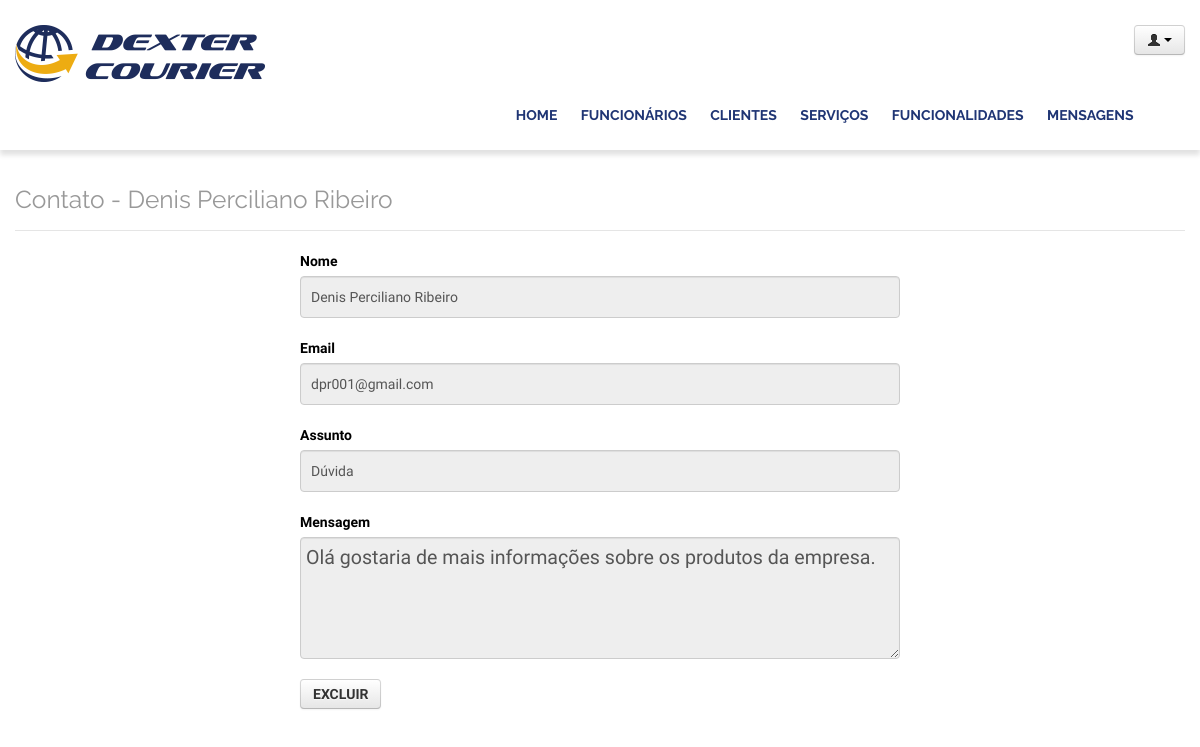
The app's page /752/files/web02/dexter/admin/verMensagem.php?id=73 (signed in) with its own data.
### tables this page shows
CREATE TABLE `fale_conosco` (
  `id` int(11) NOT NULL AUTO_INCREMENT,
  `nome` varchar(200) DEFAULT NULL,
  `assunto` varchar(200) DEFAULT NULL,
  `mensagem` text,
  `email` varchar(200) DEFAULT NULL,
  `ip` varchar(2) DEFAULT NULL,
  PRIMARY KEY (`id`)
);

### 752/files/web02/dexter/include/banco.php (called while the page is built, shortened)
<?php
	function ver($tabela, $onde, $campos = "*"){
			$sql = "select $campos from $tabela where $onde";
			$query = mysql_query($sql) or die("MySQL error:".mysql_error());
			return mysql_fetch_array($query);
	}

### 752/files/web02/dexter/admin/verMensagem.php (the view, shortened to what this page needs)
    <header class="header">
            <?php
            	include('topo.php');
            	$registro = ver( 'fale_conosco', " id = {$_GET['id']}" );
            ?>
    </header>
    <div class="container">
    <div class="row">
    <div class="span12" style="margin-top:20px">
        <legend class="title">
            <h3>Contato - <?php echo $registro['nome'] ?> </h3>
        </legend>
		<form action="#" method="post" class="form">
			<p>
				<label for="nome">Nome</label>
				<input  disabled = 'disabled' type="text" id="nome" name = "nome" value="<?php echo $registro['nome'] ?>" required>
			</p>
			<p>
				<label for="email">Email</label>
				<input  disabled = 'disabled' type="text" id="email" name = "email" value="<?php echo $registro['email'] ?>" required>
			</p>
			<p>
				<label for="assunto">Assunto</label>
				<input  disabled = 'disabled' type="text" id="assunto" name = "assunto" value="<?php echo $registro['assunto'] ?>" required>
			</p>
			<p>
				 <label for="mensagem">Mensagem</label>
				 <textarea  disabled = 'disabled' id="mensagem" name = "mensagem" rows="5"><?php echo $registro['mensagem'] ?></textarea>
			</p>
			<p>
				<button class="btn">Excluir</button>
			</p>
		</form>
    </div>
</div>
</div>
</body>
</html>

### 752/files/web02/dexter/include/css/style.css (style rules this page uses)
body { margin: 0; padding: 0; background: #F5F5F5; color: #555; font-family: 'Open Sans', sans-serif; font-weight: 300; }
.container { width:980px; margin: 0 auto; display: block; }
.header { width: 100%; background-color: white; padding: 15px; overflow: hidden; box-sizing: border-box; -webkit-box-shadow: 0 5px 5px rgba(0,0,0,.12); -moz-box-shadow: 0 5px 5px rgba(0,0,0,.12); box-shadow: 0 5px 5px rgba(0,0,0,.12); }
.title { font-family: 'Raleway', sans-serif; }
.title h3 { font-weight: normal; color: #999; }
.form { max-width: 600px; margin: 0 auto; }
.form label { font-weight: 600; }
.form input, .form textarea { width: 100%; max-width: 100%; background:none; border:1px solid #ccc; padding:10px 5px; font-size:1.4em; }
.btn { background-color: #1f3574; text-transform: uppercase; color: #fff; text-decoration: none; padding: 10px 25px; font-weight: 700; border:0; font-size: 1em; }

### 752/files/web02/dexter/admin/verMensagem.php (style rules this page uses)
textarea, input[type="text"], input[type="password"], input[type="datetime"], input[type="datetime-local"], input[type="date"], input[type="month"], input[type="time"], input[type="week"], input[type="number"], input[type="email"], input[type="url"], input[type="search"], input[type="tel"], input[type="color"], .uneditable-input { padding: 10px; height:auto; }

### records on screen
fale_conosco: nome "Denis Perciliano Ribeiro", email "dpr001@gmail.com", assunto "Dúvida", mensagem "Olá gostaria de mais informações sobre os produtos da empresa."
